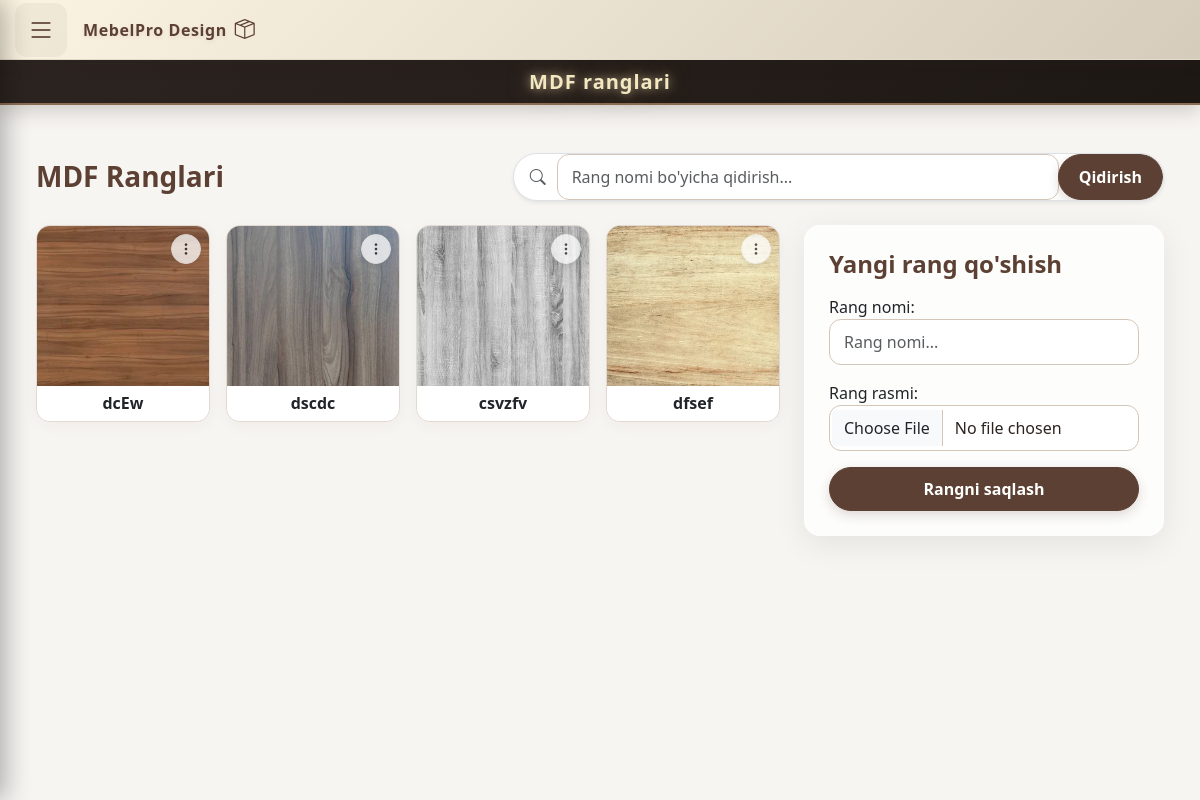
Page /furniture/colors/ (signed in) on the committed database.
### furniture/models.py (models this page shows, shortened)
class MdfColor(models.Model):
    name = models.CharField(max_length=100, verbose_name="Rang nomi")
    image = models.ImageField(upload_to='colors/', verbose_name="Rang rasmi")
    created_at = models.DateTimeField(auto_now_add=True)

### furniture/views.py (the view)
# urls.py: path('colors/', views.manage_colors, name='manage_colors'),
@maker_required
def manage_colors(request):
    query = request.GET.get('q', '').strip()
    colors = MdfColor.objects.all().order_by('-id')
    if query:
        colors = colors.filter(name__icontains=query)
    form = MdfColorForm()
    if request.method == 'POST':
        form = MdfColorForm(request.POST, request.FILES)
        if form.is_valid():
            form.save()
            return redirect('manage_colors')
    return render(request, 'furniture/colors.html', {'colors': colors, 'form': form, 'query': query})

### furniture/forms.py
class MdfColorForm(forms.ModelForm):
    class Meta:
        model = MdfColor
        fields = ['name', 'image']
        widgets = {
            'name': forms.TextInput(attrs={'class': 'form-control', 'placeholder': 'Rang nomi...'}),
            'image': forms.FileInput(attrs={'class': 'form-control'}),
        }

### furniture/views.py (called while the page is built)
def maker_required(view_func):
    @login_required
    @wraps(view_func)
    def wrapper(request, *args, **kwargs):
        u = request.user
        is_maker = hasattr(u, 'userprofile') and u.userprofile.role == 'maker'
        if u.is_superuser or u.is_staff or is_maker:
            return view_func(request, *args, **kwargs)
        messages.error(request, "Bu sahifa faqat mebelchilar uchun!")
        return redirect('home')  # ochiq sahifa: redirect aylanishi bo'lmaydi
    return wrapper

### templates/furniture/colors.html (shortened to what this page needs)
{% extends 'base.html' %}
{% load static %}
{% block page_title %}MDF ranglari{% endblock %}
{% block content %}
<div class="container-fluid py-4">
    <div class="row align-items-center mb-4 g-3">
        <div class="col-md-5">
            <h3 class="fw-bold m-0 text-primary">MDF Ranglari</h3>
        </div>
        <div class="col-md-7">
            <form method="GET" action="{% url 'manage_colors' %}" class="d-flex">
                <div class="input-group shadow-sm rounded-pill overflow-hidden border bg-white">
                    <span class="input-group-text bg-transparent border-0 ps-3 text-muted">
                        <i class="bi bi-search"></i>
                    </span>
                    <input type="text" name="q" value="{{ query|default:'' }}" class="form-control border-0 shadow-none py-2" placeholder="Rang nomi bo'yicha qidirish...">
                    <button class="btn btn-primary px-4 fw-semibold" type="submit">Qidirish</button>
                </div>
            </form>
        </div>
    </div>
    <div class="row g-4">
        <div class="col-lg-8">
            <div class="row g-3">
                {% for col in colors %}
                    <div class="col-md-3 col-sm-4 col-6">
                        <div class="card color-card shadow-sm h-100 position-relative overflow-hidden">
                            <div class="dropdown position-absolute top-0 end-0 m-2" style="z-index: 10;">
                                <button class="btn btn-light btn-sm rounded-circle shadow-sm p-1 d-flex align-items-center justify-content-center bg-white opacity-75" type="button" data-bs-toggle="dropdown" aria-expanded="false" style="width: 30px; height: 30px;">
                                    <i class="bi bi-three-dots-vertical text-dark"></i>
                                </button>
                            </div>
                            <img src="{{ col.image.url }}" class="card-img-top" alt="{{ col.name }}" style="width: 100%; height: 160px; object-fit: cover;">
                            <div class="card-body p-2 text-center bg-white">
                                <h6 class="card-title m-0 fw-semibold text-dark">{{ col.name }}</h6>
                            </div>
                        </div>
                    </div>
                {% empty %}
                    <div class="col-12 text-center py-4">
                        <p class="text-muted">Hozircha ranglar topilmadi.</p>
                    </div>
                {% endfor %}
            </div>
        </div>
        <div class="col-lg-4">
            <div class="card custom-card p-4 sticky-top" style="top: 80px;">
                <h4 class="fw-bold mb-3 text-primary">Yangi rang qo'shish</h4>
                <form method="post" enctype="multipart/form-data">
                    {{ form.as_p }}
                    <button type="submit" class="btn btn-primary w-100 fw-bold py-2 rounded-pill shadow-sm">Rangni saqlash</button>
                </form>
            </div>
        </div>
    </div>
</div>
{% endblock %}

### static/css/style.css (style rules this page uses)
body, .main-content, main { background-color: #f7f5f2 !important; font-family: 'Segoe UI', system-ui, -apple-system, sans-serif !important; color: #2c2420 !important; }
.card, .custom-card, .ui-card, .project-card, .color-card, .material-card { background-color: #f7f5f2 !important; border-radius: 18px !important; border: 1px solid #e7e2dc !important; box-shadow: 0 8px 24px rgba(44, 36, 32, 0.05) !important; transition: transform 0.35s cubic-bezier(0.34, 1.56, 0.64, 1), box-shadow 0.35s ease, border-color 0.35s ease !important; overflow: hidden; }
input[type="text"], input[type="number"], input[type="email"], input[type="password"], input[type="file"], select, textarea, .form-control, .custom-input, .form-control-custom { background-color: #ffffff !important; border: 1px solid #d4c5b9 !important; border-radius: 12px !important; padding: 10px 14px !important; color: #2c2420 !important; font-weight: 500 !important; transition: all 0.25s ease-in-out !important; }
.btn-primary, button[type="submit"], a.btn-primary { background-color: #5c4033 !important; border-color: #5c4033 !important; color: #ffffff !important; border-radius: 50px !important; font-weight: 600 !important; padding: 9px 20px !important; box-shadow: 0 4px 12px rgba(92, 64, 51, 0.2) !important; transition: all 0.2s ease-in-out !important; }
h1, h2, h3, h4, h5, h6, .text-primary, h3.text-primary, h4.text-primary { color: #5c4033 !important; }
.texture-card, .color-card, .material-card { background-color: #f2eee9 !important; border: 1px solid #e2dad2 !important; border-radius: 14px !important; box-shadow: 0 4px 15px rgba(44, 36, 32, 0.04) !important; transition: all 0.25s ease !important; }
.custom-card { background: rgba(255, 255, 255, 0.75) !important; backdrop-filter: blur(12px) !important; -webkit-backdrop-filter: blur(12px) !important; border: 1px solid rgba(255, 255, 255, 0.6) !important; box-shadow: 0 8px 32px 0 rgba(0, 0, 0, 0.08) !important; border-radius: 16px !important; }

### static/css/responsive-notebook.css (style rules this page uses)
body { max-width: 100%; overflow-x: clip; }
@media (min-width: 992px) { .card.sticky-top[style*="top: 80px"] { top: 120px !important; } }

### rows in the picture
MdfColor: image (picture), name "dcEw"
MdfColor: image (picture), name "dscdc"
MdfColor: image (picture), name "csvzfv"
MdfColor: image (picture), name "dfsef"
